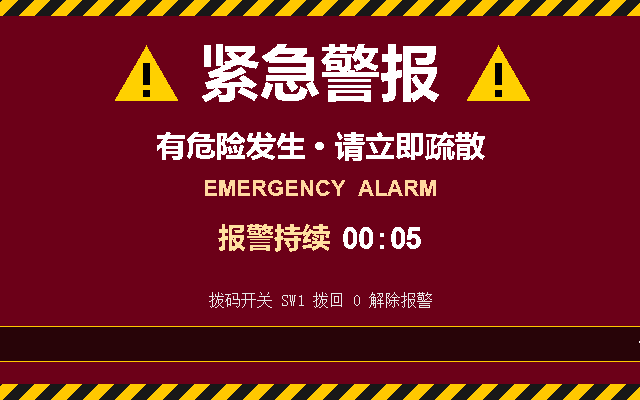
#> input picture src/sim/frames/a02.png, 640 x 400 px
$ python -i convert_images_to_bmp.py   (imports and definitions only)
#> lines starting #> are read from the running program, lines starting #| are printed output that depends on the picture
import os
import re
import sys
import json
import math
import argparse
from PIL import Image, ImageOps, ImageFilter

SUPPORTED_FORMATS = ('.png', '.jpg', '.jpeg', '.bmp', '.webp', '.gif', '.tif', '.tiff')

# FPGA 按 640x400 (16:10) 合成画面, 再 2x2 放大成 1280x800 HDMI 输出,
# 1920x1200 显示器等比放大 1.5 倍铺满, 没有黑边
TARGET_W, TARGET_H = 640, 400
# 输出分辨率可自定义: --size WxH, 或 media_tool_gui 中的常用分辨率列表 (也可直接输入任意宽x高)
SIZE_MIN, SIZE_MAX = 16, 8192

# 常用分辨率 (按宽高比分组): (组名, [(宽, 高, 名称), ...])
RES_GROUPS = [
    ('16:10', [(640, 400, '默认'), (320, 200, 'CGA'), (1280, 800, 'WXGA'), (1440, 900, 'WXGA+'),
               (1680, 1050, 'WSXGA+'), (1920, 1200, 'WUXGA'), (2304, 1440, ''), (2560, 1600, 'WQXGA'),
               (2880, 1800, ''), (3072, 1920, ''), (3840, 2400, 'WQUXGA')]),
    ('16:9', [(640, 360, 'nHD'), (854, 480, 'FWVGA'), (960, 540, 'qHD'), (1024, 576, ''),
              (1280, 720, '720p HD'), (1366, 768, 'WXGA'), (1600, 900, 'HD+'), (1920, 1080, '1080p FHD'),
              (2560, 1440, '1440p QHD / 2K'), (3200, 1800, 'QHD+'), (3840, 2160, '2160p UHD / 4K'),
              (5120, 2880, '5K'), (7680, 4320, '8K')]),
    ('4:3', [(320, 240, 'QVGA'), (640, 480, 'VGA'), (800, 600, 'SVGA'), (1024, 768, 'XGA'),
             (1152, 864, 'XGA+'), (1280, 960, 'SXGA-'), (1400, 1050, 'SXGA+'), (1600, 1200, 'UXGA'),
             (2048, 1536, 'QXGA'), (3200, 2400, 'QUXGA')]),
    ('5:4', [(1280, 1024, 'SXGA'), (2560, 2048, 'QSXGA')]),
    ('3:2', [(480, 320, 'HVGA'), (720, 480, 'NTSC DVD'), (1152, 768, ''), (1440, 960, ''),
             (2160, 1440, ''), (3000, 2000, '')]),
    ('21:9 带鱼屏', [(2560, 1080, 'UW-FHD'), (3440, 1440, 'UW-QHD'), (3840, 1600, 'UW-QHD+'),
                    (5120, 2160, 'UW5K')]),
    ('32:9 超宽', [(3840, 1080, 'DFHD'), (5120, 1440, 'DQHD')]),
    ('小屏 / 嵌入式', [(128, 64, 'OLED 0.96"'), (128, 128, '1.44"'), (160, 128, '1.8"'), (240, 240, '1.3"'),
                    (320, 172, '1.47"'), (320, 240, '2.8" / 3.2"'), (480, 272, '4.3"'), (480, 320, '3.5"'),
                    (800, 480, 'WVGA 5" / 7"'), (1024, 600, 'WSVGA 7" / 10"'), (1280, 400, '条形屏')]),
    ('电视 / 视频', [(720, 576, 'PAL'), (720, 480, 'NTSC'), (1280, 720, '720p'), (1920, 1080, '1080p'),
                   (2048, 1080, 'DCI 2K'), (3840, 2160, 'UHD 4K'), (4096, 2160, 'DCI 4K')]),
    ('手机竖屏', [(720, 1280, '720p'), (1080, 1920, '1080p'), (1080, 2340, '19.5:9'), (1080, 2400, '20:9'),
                (1170, 2532, 'iPhone'), (1290, 2796, 'iPhone Pro Max'), (1440, 3200, '2K 20:9')]),
    ('平板', [(1536, 2048, 'iPad 竖屏'), (2048, 1536, 'iPad 横屏'), (1668, 2388, 'iPad Pro 11"'),
            (2048, 2732, 'iPad Pro 12.9"'), (1600, 2560, '安卓平板 16:10')]),
    ('正方形', [(256, 256, ''), (512, 512, ''), (800, 800, ''), (1024, 1024, ''), (1080, 1080, '社交平台'),
              (2048, 2048, '')]),
]


def res_label(w, h, name=''):
    return f"{w}x{h}" + (f"  {name}" if name else '')


RES_PRESETS = [res_label(*r) for _, rs in RES_GROUPS for r in rs]


# [13 lines left out: function aspect_text, not called in this run]
# 缩放方式:
#   stretch  直接拉伸到 640x400 (可能变形)
#   crop     保持比例放大后裁剪 (铺满画面); 默认居中, 可用 --crop / --edit 自定义裁剪框
#   pad      保持比例缩小后居中, 四周补黑边 (完整显示)
FIT_MODES = ('stretch', 'crop', 'pad')

# 缩小后 USM 锐化强度 (%): 640x400 最终还要放大 3 倍显示, 适当锐化后边缘和文字更清楚; 0 = 不锐化
SHARPEN_DEFAULT = 50
SHARPEN_MAX = 150
ZOOM_MAX = 8.0                      # 自定义裁剪框最大放大倍数
SETTINGS_NAME = 'crop_settings.json'  # 批量模式: 每张图的裁剪框 / 锐化, 保存在输入目录中


def prepare(img, bg=(0, 0, 0)):
    """按手机拍照方向旋正, 去掉透明通道 (透明处填 bg), 返回 RGB 图像"""
    img = ImageOps.exif_transpose(img)
    if img.mode in ('RGBA', 'LA') or (img.mode == 'P' and 'transparency' in img.info):
        rgba = img.convert('RGBA')
        base = Image.new('RGB', rgba.size, bg)
        base.paste(rgba, mask=rgba.split()[3])
        return base
    return img.convert('RGB')


def crop_box(size, crop=None, target_width=TARGET_W, target_height=TARGET_H):
    """自定义裁剪框. crop = (cx, cy, zoom): 框中心 (相对原图宽 / 高, 0~1) 与放大倍数
    (1 = 原图内能放下的最大 16:10 框, 2 = 框边长减半 ...); None 为居中、zoom 1 (与默认 crop 相同).
    框超出原图时自动推回图内. 返回 ((x0, y0, x1, y1), 规范化后的 crop)"""
    w, h = size
    cx, cy, zoom = crop if crop else (0.5, 0.5, 1.0)
    zoom = min(max(float(zoom), 1.0), ZOOM_MAX)
    a = target_width / target_height
    bw, bh = (h * a, h) if w / h > a else (w, w / a)
    bw, bh = bw / zoom, bh / zoom
    x0 = min(max(cx * w - bw / 2, 0.0), w - bw)
    y0 = min(max(cy * h - bh / 2, 0.0), h - bh)
    return (x0, y0, x0 + bw, y0 + bh), ((x0 + bw / 2) / w, (y0 + bh / 2) / h, zoom)


def sharpen_image(img, amount):
    if amount <= 0:
        return img
    return img.filter(ImageFilter.UnsharpMask(radius=1.0, percent=int(amount), threshold=2))


def fit_image(img, target_width=TARGET_W, target_height=TARGET_H, mode='crop', bg=(0, 0, 0),
              crop=None, sharpen=0):
    """旋正 / 去透明后按 mode 缩放到目标尺寸 (LANCZOS), 再按 sharpen 锐化, 返回 RGB 图像.
    crop 只在 mode == 'crop' 时生效, 见 crop_box"""
    img = prepare(img, bg)
    size = (target_width, target_height)
    if mode == 'crop':
        box, _ = crop_box(img.size, crop, target_width, target_height)
        out = img.resize(size, Image.Resampling.LANCZOS, box=box)
    elif mode == 'pad':
        out = ImageOps.pad(img, size, Image.Resampling.LANCZOS, color=bg)
    else:
        out = img.resize(size, Image.Resampling.LANCZOS)
    return sharpen_image(out, sharpen)


# [29 lines left out: functions parse_size, size_arg, parse_crop, not called in this run]


def crop_text(crop, sharpen):
    return f"--crop {crop[0]:.3f},{crop[1]:.3f},{crop[2]:.2f} --sharpen {sharpen}"


# [6 lines left out: function load_settings, not called in this run]


def save_settings(folder, settings):
    with open(os.path.join(folder, SETTINGS_NAME), 'w', encoding='utf-8') as f:
        json.dump(settings, f, ensure_ascii=False, indent=1)


#---------------------------------------------------------------------------
# 交互式裁剪窗口 (media_tool_gui.py 也使用)
#---------------------------------------------------------------------------
# [12 lines left out: function tk_root, not called in this run]


class CropDialog:
    """左边: 原图上的 16:10 裁剪框, 拖动移动、滚轮缩放, 框外变暗;
    右边: 实时显示转换结果 (输出分辨率放得下时按 1:1 像素, 否则等比缩小显示), 以及锐化效果.
    拖动时先用缩小的代理图快速预览, 停下 0.15 s 后按原图 LANCZOS 精确重算.
    确定后 result = ((cx, cy, zoom), sharpen), 取消为 None"""

    # [108 lines left out: function __init__, not called in this run]

    # ---------------- 坐标 ----------------
    def box(self):
        box, self.crop = crop_box(self.src.size, self.crop, self.tw, self.th)
        return box

    def move_to(self, cx, cy):
        self.crop = (cx, cy, self.crop[2])
        self.changed()

    # [17 lines left out: functions on_press, on_drag, nudge, not called in this run]

    def set_zoom(self, z):
        self.crop = (self.crop[0], self.crop[1], z)
        self.changed()

    def align(self, cx, cy):
        self.move_to(self.crop[0] if cx is None else cx, self.crop[1] if cy is None else cy)
        self.render_exact()

    # [11 lines left out: functions reset, changed, not called in this run]

    def render_exact(self):
        self.job = None
        self.redraw(fast=False)

    def sharpen(self):
        return int(round(float(self.sharp_var.get())))

    # [38 lines left out: function redraw, not called in this run]

    def ok(self):
        self.result = (self.crop, self.sharpen())
        self.win.destroy()

    def cancel(self):
        self.result = None
        self.win.destroy()


# [10 lines left out: function edit_crop, not called in this run]


#---------------------------------------------------------------------------
# 转换
#---------------------------------------------------------------------------
def convert_single_file(input_path, output_path, target_width=TARGET_W, target_height=TARGET_H, mode='crop',
                        crop=None, sharpen=SHARPEN_DEFAULT, edit=False):
    """
    将单张图片转换为指定分辨率的无压缩 24-bit BMP 格式。
    edit=True 时先打开裁剪窗口 (强制 crop 模式), 确定后才转换。
    """
#> called with input_path = '../../src/sim/frames/a02.png', output_path = 'out.png', target_width = 640, target_height = 400, mode = 'crop', sharpen = 50, edit = False
    if not os.path.exists(input_path):
        print(f"[错误] 找不到输入文件: {input_path}")
        return False

    try:
        with Image.open(input_path) as img:
#> img is the input picture: PIL image 640x400 RGB; mean R, G, B 117.2, 30, 35.9
            if edit:
                res = edit_crop(prepare(img), crop, sharpen, f"自定义裁剪 - {os.path.basename(input_path)}",
                                target_width=target_width, target_height=target_height)
                if res is None:
                    print("[取消] 未转换")
                    return False
                crop, sharpen = res
                mode = 'crop'
                print(f"[裁剪] 下次可直接使用: {crop_text(crop, sharpen)}")
            # 转换为 RGB 模式 (即 24-bit，无 alpha 通道) 并调整大小
            img_resized = fit_image(img, target_width, target_height, mode, crop=crop, sharpen=sharpen)
#> in sharpen_image, `return img.filter(ImageFilter.UnsharpMask(radius=1.0, percent=int(amou..`:
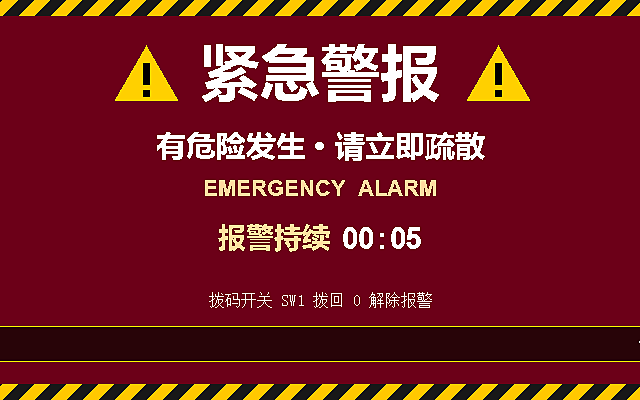
#> returned value: PIL image 640x400 RGB; mean R, G, B 115.9, 30.8, 35.3

            # 确保输出后缀为 .bmp
            if not output_path.lower().endswith('.bmp'):
                output_path += '.bmp'

            # 保存为无压缩的 BMP 文件
            img_resized.save(output_path, 'BMP')

            print(f"[成功] 转换完成: {input_path} -> {output_path} ({target_width}x{target_height})")
            return True
    except Exception as e:
        print(f"[失败] 转换 {input_path} 时发生错误: {e}")
        return False


# [62 lines left out: function convert_to_bmp, not called in this run]


# [54 lines not run here, left out]

>>> result = convert_single_file('../../src/sim/frames/a02.png', 'out.png')
